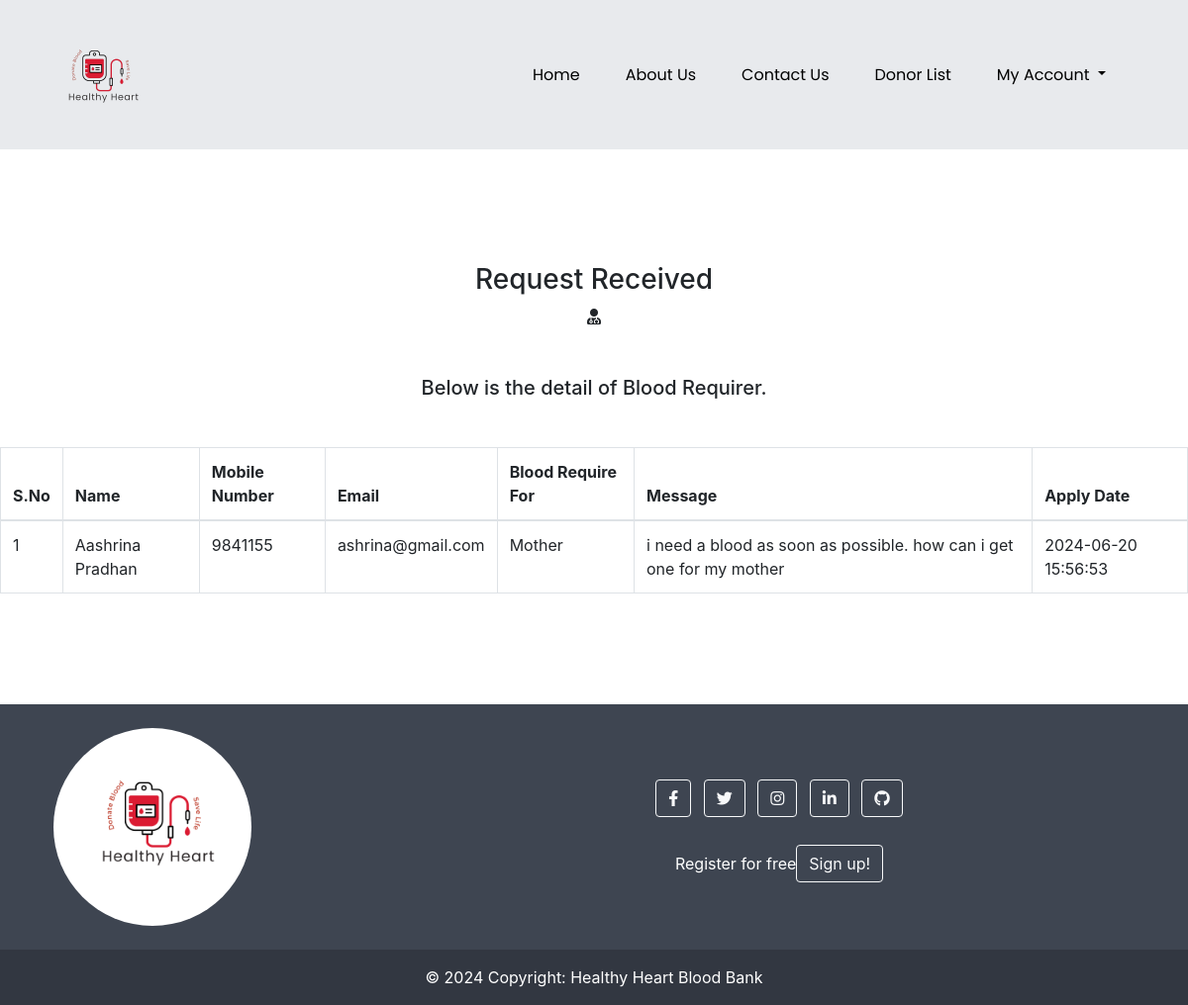
The app's page /Blood-Donation-bank-Management-System-main/request-received.php (signed in) with its own data.
### tables this page shows
CREATE TABLE `tblbloodrequirer` (
  `ID` int(10) NOT NULL,
  `BloodDonarID` int(10) DEFAULT NULL,
  `name` varchar(250) DEFAULT NULL,
  `EmailId` varchar(250) DEFAULT NULL,
  `ContactNumber` bigint(10) DEFAULT NULL,
  `BloodRequirefor` varchar(250) DEFAULT NULL,
  `Message` mediumtext DEFAULT NULL,
  `ApplyDate` timestamp NULL DEFAULT current_timestamp()
);

### Blood-Donation-bank-Management-System-main/request-received.php (the view, shortened to what this page needs)
<?php
include('includes/config.php');
if (strlen($_SESSION['bbdmsdid']) == 0) {
    header('location:logout.php');
} else {
?>
<!DOCTYPE html>
<html lang="en">
<head>
    <link rel="stylesheet" href="css/bootstrap.css">
    <link rel="stylesheet" href="css/style.css" type="text/css" media="all" />
    <link rel="stylesheet" href="css/fontawesome-all.css">
</head>
<body>
    <?php include('includes/header.php');?>
    <div class="appointment py-5">
        <div class="py-xl-5 py-lg-3">
            <div class="w3ls-titles text-center mb-5">
                <h3 class="title">Request Received</h3>
                <span>
                    <i class="fas fa-user-md"></i>
                </span>
            </div>
            <div class="d-flex">
                <div class="contact-right-w3l appoint-form" style="width:100% !important;">
                    <h5 class="title-w3 text-center mb-5">Below is the detail of Blood Requirer.</h5>
                    <table border="1" class="table table-bordered">
                        <thead>
                            <tr>
                                <th>S.No</th>
                                <th>Name</th>
                                <th>Mobile Number</th>
                                <th>Email</th>
                                <th>Blood Require For</th>
                                <th>Message</th>
                                <th>Apply Date</th>
                            </tr>
                        </thead>
                        <tbody>
                            <tr>
                                <?php
                                $uid = $_SESSION['bbdmsdid'];
                                $sql = "SELECT tblbloodrequirer.BloodDonarID, tblbloodrequirer.name, tblbloodrequirer.EmailId, tblbloodrequirer.ContactNumber, tblbloodrequirer.BloodRequirefor, tblbloodrequirer.Message, tblbloodrequirer.ApplyDate, tblblooddonars.id as donid
                                    FROM tblbloodrequirer
                                    JOIN tblblooddonars ON tblblooddonars.id = tblbloodrequirer.BloodDonarID
                                    WHERE tblbloodrequirer.BloodDonarID = ?";
                                $query = $conn->prepare($sql);
                                $query->bind_param('i', $uid);
                                $query->execute();
                                $results = $query->get_result();
                                $cnt = 1;
                                if ($results->num_rows > 0) {
                                    while ($row = $results->fetch_assoc()) {
                                ?>
                                        <td><?php echo htmlentities($cnt); ?></td>
                                        <td><?php echo htmlentities($row['name']); ?></td>
                                        <td><?php echo htmlentities($row['ContactNumber']); ?></td>
                                        <td><?php echo htmlentities($row['EmailId']); ?></td>
                                        <td><?php echo htmlentities($row['BloodRequirefor']); ?></td>
                                        <td><?php echo htmlentities($row['Message']); ?></td>
                                        <td><?php echo htmlentities($row['ApplyDate']); ?></td>
                                    </tr>
                                <?php
                                        $cnt++;
                                    }
                                } else {
                                ?>
                                    <tr>
                                        <th colspan="7" style="color:red;"> No Record found</th>
                                    </tr>
                                <?php } ?>
                        </tbody>
                    </table>
                </div>
            </div>
        </div>
    </div>
    <?php include('includes/footer.php');?>
</body>
</html>
<?php } ?>

### Blood-Donation-bank-Management-System-main/includes/header.php (style rules this page uses)
body, .navbar, .nav-link { font-family: 'Poppins', sans-serif; }
body { padding-top: 170px; }
:root { --gray-300: #e8eaed; }

### records on screen
tblbloodrequirer: name "Aashrina Pradhan", ContactNumber "9841155", EmailId "ashrina@gmail.com", BloodRequirefor "Mother", Message "i need a blood as soon as possible. how can i get one for my mother", ApplyDate "2024-06-20 15:56:53"
